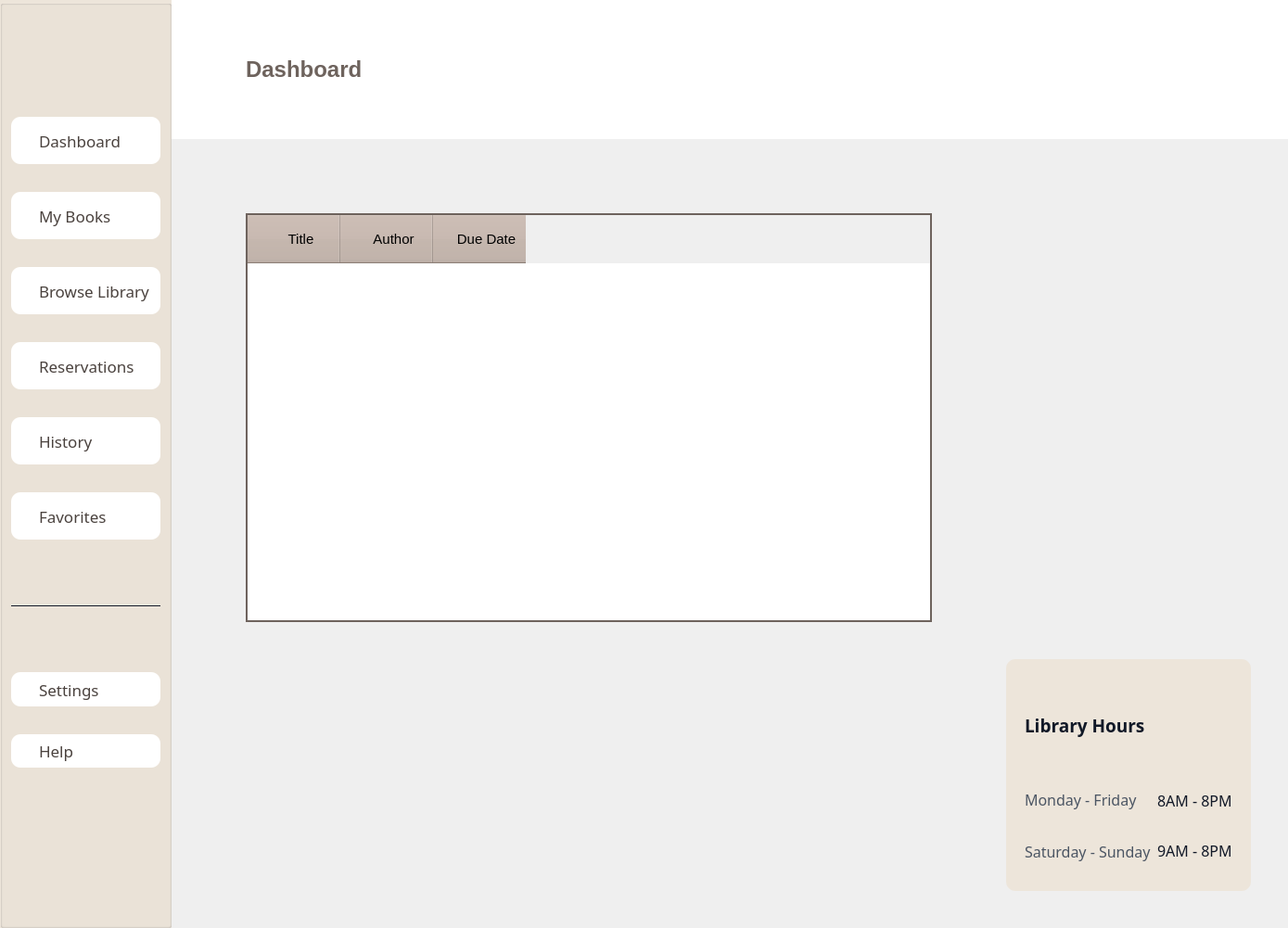
<?xml version="1.0" encoding="UTF-8"?>
<ui version="4.0">
 <class>MainWindow</class>
 <widget class="QMainWindow" name="MainWindow">
  <property name="geometry">
   <rect>
    <x>0</x>
    <y>0</y>
    <width>1389</width>
    <height>1001</height>
   </rect>
  </property>
  <property name="windowTitle">
   <string>MainWindow</string>
  </property>
  <property name="toolButtonStyle">
   <enum>Qt::ToolButtonIconOnly</enum>
  </property>
  <widget class="QWidget" name="centralwidget">
   <layout class="QGridLayout" name="gridLayout" rowstretch="1,0,0,0,0,0" columnstretch="1,0,0,4,0,0,0">
    <property name="leftMargin">
     <number>0</number>
    </property>
    <property name="topMargin">
     <number>0</number>
    </property>
    <property name="rightMargin">
     <number>0</number>
    </property>
    <property name="bottomMargin">
     <number>0</number>
    </property>
    <property name="spacing">
     <number>0</number>
    </property>
    <item row="4" column="6">
     <spacer name="horizontalSpacer_2">
      <property name="orientation">
       <enum>Qt::Horizontal</enum>
      </property>
      <property name="sizeHint" stdset="0">
       <size>
        <width>40</width>
        <height>20</height>
       </size>
      </property>
     </spacer>
    </item>
    <item row="5" column="5">
     <spacer name="verticalSpacer">
      <property name="orientation">
       <enum>Qt::Vertical</enum>
      </property>
      <property name="sizeType">
       <enum>QSizePolicy::Fixed</enum>
      </property>
      <property name="sizeHint" stdset="0">
       <size>
        <width>20</width>
        <height>40</height>
       </size>
      </property>
     </spacer>
    </item>
    <item row="2" column="1">
     <spacer name="horizontalSpacer">
      <property name="orientation">
       <enum>Qt::Horizontal</enum>
      </property>
      <property name="sizeType">
       <enum>QSizePolicy::Fixed</enum>
      </property>
      <property name="sizeHint" stdset="0">
       <size>
        <width>80</width>
        <height>40</height>
       </size>
      </property>
     </spacer>
    </item>
    <item row="0" column="2" colspan="5">
     <widget class="QLabel" name="dashboardLbl">
      <property name="sizePolicy">
       <sizepolicy hsizetype="Preferred" vsizetype="Preferred">
        <horstretch>0</horstretch>
        <verstretch>0</verstretch>
       </sizepolicy>
      </property>
      <property name="maximumSize">
       <size>
        <width>16777215</width>
        <height>150</height>
       </size>
      </property>
      <property name="font">
       <font>
        <pointsize>18</pointsize>
        <weight>75</weight>
        <bold>true</bold>
       </font>
      </property>
      <property name="styleSheet">
       <string notr="true">background-color: white;
color: rgb(110, 99, 93);</string>
      </property>
      <property name="text">
       <string>Dashboard</string>
      </property>
     </widget>
    </item>
    <item row="4" column="4">
     <spacer name="horizontalSpacer_3">
      <property name="orientation">
       <enum>Qt::Horizontal</enum>
      </property>
      <property name="sizeType">
       <enum>QSizePolicy::Fixed</enum>
      </property>
      <property name="sizeHint" stdset="0">
       <size>
        <width>80</width>
        <height>40</height>
       </size>
      </property>
     </spacer>
    </item>
    <item row="4" column="5">
     <widget class="QWidget" name="widget_2" native="true">
      <property name="sizePolicy">
       <sizepolicy hsizetype="Preferred" vsizetype="Fixed">
        <horstretch>0</horstretch>
        <verstretch>0</verstretch>
       </sizepolicy>
      </property>
      <property name="minimumSize">
       <size>
        <width>0</width>
        <height>250</height>
       </size>
      </property>
      <property name="maximumSize">
       <size>
        <width>16777215</width>
        <height>16777211</height>
       </size>
      </property>
      <property name="styleSheet">
       <string notr="true">background-color: white; border-radius: 10px; background-color: rgb(237, 229, 218);</string>
      </property>
      <layout class="QGridLayout" name="gridLayout_2">
       <property name="leftMargin">
        <number>20</number>
       </property>
       <property name="topMargin">
        <number>20</number>
       </property>
       <property name="rightMargin">
        <number>20</number>
       </property>
       <property name="bottomMargin">
        <number>20</number>
       </property>
       <item row="0" column="0">
        <widget class="QLabel" name="libraryHoursLbl">
         <property name="font">
          <font>
           <family>Inter Variable Text SemiBold</family>
           <pointsize>14</pointsize>
           <weight>75</weight>
           <bold>true</bold>
          </font>
         </property>
         <property name="styleSheet">
          <string notr="true">color: rgb(17, 24, 39);</string>
         </property>
         <property name="text">
          <string>Library Hours</string>
         </property>
        </widget>
       </item>
       <item row="1" column="1">
        <layout class="QVBoxLayout" name="verticalLayout_2">
         <property name="spacing">
          <number>5</number>
         </property>
         <item>
          <widget class="QLabel" name="weekdayHoursLbl">
           <property name="font">
            <font>
             <family>Inter Variable Text</family>
             <pointsize>12</pointsize>
             <weight>50</weight>
             <bold>false</bold>
            </font>
           </property>
           <property name="styleSheet">
            <string notr="true">color: rgb(17, 24, 39);</string>
           </property>
           <property name="text">
            <string>8AM - 8PM</string>
           </property>
          </widget>
         </item>
         <item>
          <widget class="QLabel" name="weekendHoursLbl">
           <property name="font">
            <font>
             <family>Inter Variable Text</family>
             <pointsize>12</pointsize>
             <weight>50</weight>
             <bold>false</bold>
            </font>
           </property>
           <property name="styleSheet">
            <string notr="true">color: rgb(17, 24, 39);</string>
           </property>
           <property name="text">
            <string>9AM - 8PM</string>
           </property>
          </widget>
         </item>
        </layout>
       </item>
       <item row="1" column="0">
        <layout class="QVBoxLayout" name="verticalLayout">
         <property name="spacing">
          <number>10</number>
         </property>
         <item>
          <widget class="QLabel" name="weekdayLbl">
           <property name="font">
            <font>
             <family>Inter Variable Text</family>
             <pointsize>12</pointsize>
             <weight>50</weight>
             <bold>false</bold>
            </font>
           </property>
           <property name="styleSheet">
            <string notr="true">color: rgb(75, 85, 99);</string>
           </property>
           <property name="text">
            <string>Monday - Friday</string>
           </property>
          </widget>
         </item>
         <item>
          <widget class="QLabel" name="weekendLbl">
           <property name="font">
            <font>
             <family>Inter Variable Text</family>
             <pointsize>12</pointsize>
             <weight>50</weight>
             <bold>false</bold>
            </font>
           </property>
           <property name="styleSheet">
            <string notr="true">color: rgb(75, 85, 99);</string>
           </property>
           <property name="text">
            <string>Saturday - Sunday</string>
           </property>
          </widget>
         </item>
        </layout>
       </item>
      </layout>
     </widget>
    </item>
    <item row="0" column="0" rowspan="6">
     <widget class="QGroupBox" name="groupBox">
      <property name="sizePolicy">
       <sizepolicy hsizetype="Expanding" vsizetype="Expanding">
        <horstretch>0</horstretch>
        <verstretch>0</verstretch>
       </sizepolicy>
      </property>
      <property name="minimumSize">
       <size>
        <width>0</width>
        <height>720</height>
       </size>
      </property>
      <property name="styleSheet">
       <string notr="true">background-color: rgb(237, 229, 218);</string>
      </property>
      <property name="title">
       <string/>
      </property>
      <layout class="QVBoxLayout" name="verticalLayout_5" stretch="4,0,2">
       <property name="spacing">
        <number>20</number>
       </property>
       <property name="topMargin">
        <number>20</number>
       </property>
       <property name="bottomMargin">
        <number>20</number>
       </property>
       <item>
        <layout class="QVBoxLayout" name="verticalLayout_3">
         <property name="spacing">
          <number>30</number>
         </property>
         <property name="topMargin">
          <number>100</number>
         </property>
         <property name="bottomMargin">
          <number>50</number>
         </property>
         <item>
          <widget class="QPushButton" name="dashboardBtn">
           <property name="sizePolicy">
            <sizepolicy hsizetype="Expanding" vsizetype="Preferred">
             <horstretch>0</horstretch>
             <verstretch>0</verstretch>
            </sizepolicy>
           </property>
           <property name="font">
            <font>
             <family>Inter Variable Text Medium</family>
             <pointsize>13</pointsize>
             <weight>50</weight>
             <bold>false</bold>
            </font>
           </property>
           <property name="styleSheet">
            <string notr="true">QPushButton {
	border-radius: 10px;
	background-color: white; 
	text-align: left; 
	padding-left: 30px;
	color: rgb(74, 66, 62);

}
QPushButton:hover {
	border: 2px solid rgb(110, 99, 93);;
	background-color: rgb(212, 244, 211);
}</string>
           </property>
           <property name="text">
            <string>Dashboard</string>
           </property>
          </widget>
         </item>
         <item>
          <widget class="QPushButton" name="myBooksBtn">
           <property name="sizePolicy">
            <sizepolicy hsizetype="Expanding" vsizetype="Preferred">
             <horstretch>0</horstretch>
             <verstretch>0</verstretch>
            </sizepolicy>
           </property>
           <property name="font">
            <font>
             <family>Inter Variable Text Medium</family>
             <pointsize>13</pointsize>
             <weight>50</weight>
             <bold>false</bold>
            </font>
           </property>
           <property name="styleSheet">
            <string notr="true">QPushButton {
	border-radius: 10px;
	background-color: white; 
	text-align: left; 
	padding-left: 30px;
	color: rgb(74, 66, 62);

}
QPushButton:hover {
	border: 2px solid rgb(110, 99, 93);;
	background-color: rgb(212, 244, 211);
}</string>
           </property>
           <property name="text">
            <string>My Books</string>
           </property>
          </widget>
         </item>
         <item>
          <widget class="QPushButton" name="browseLibraryBtn">
           <property name="sizePolicy">
            <sizepolicy hsizetype="Expanding" vsizetype="Preferred">
             <horstretch>0</horstretch>
             <verstretch>0</verstretch>
            </sizepolicy>
           </property>
           <property name="font">
            <font>
             <family>Inter Variable Text Medium</family>
             <pointsize>13</pointsize>
             <weight>50</weight>
             <bold>false</bold>
            </font>
           </property>
           <property name="styleSheet">
            <string notr="true">QPushButton {
	border-radius: 10px;
	background-color: white; 
	text-align: left; 
	padding-left: 30px;
	color: rgb(74, 66, 62);

}
QPushButton:hover {
	border: 2px solid rgb(110, 99, 93);;
	background-color: rgb(212, 244, 211);
}</string>
           </property>
           <property name="text">
            <string>Browse Library</string>
           </property>
          </widget>
         </item>
         <item>
          <widget class="QPushButton" name="ReservationsBtn">
           <property name="sizePolicy">
            <sizepolicy hsizetype="Expanding" vsizetype="Preferred">
             <horstretch>0</horstretch>
             <verstretch>0</verstretch>
            </sizepolicy>
           </property>
           <property name="font">
            <font>
             <family>Inter Variable Text Medium</family>
             <pointsize>13</pointsize>
             <weight>50</weight>
             <bold>false</bold>
            </font>
           </property>
           <property name="styleSheet">
            <string notr="true">QPushButton {
	border-radius: 10px;
	background-color: white; 
	text-align: left; 
	padding-left: 30px;
	color: rgb(74, 66, 62);

}
QPushButton:hover {
	border: 2px solid rgb(110, 99, 93);;
	background-color: rgb(212, 244, 211);
}</string>
           </property>
           <property name="text">
            <string>Reservations</string>
           </property>
          </widget>
         </item>
         <item>
          <widget class="QPushButton" name="historyBtn">
           <property name="sizePolicy">
            <sizepolicy hsizetype="Expanding" vsizetype="Preferred">
             <horstretch>0</horstretch>
             <verstretch>0</verstretch>
            </sizepolicy>
           </property>
           <property name="font">
            <font>
             <family>Inter Variable Text Medium</family>
             <pointsize>13</pointsize>
             <weight>50</weight>
             <bold>false</bold>
            </font>
           </property>
           <property name="styleSheet">
            <string notr="true">QPushButton {
	border-radius: 10px;
	background-color: white; 
	text-align: left; 
	padding-left: 30px;
	color: rgb(74, 66, 62);

}
QPushButton:hover {
	border: 2px solid rgb(110, 99, 93);;
	background-color: rgb(212, 244, 211);
}</string>
           </property>
           <property name="text">
            <string>History</string>
           </property>
          </widget>
         </item>
         <item>
          <widget class="QPushButton" name="favoritesBtn">
           <property name="sizePolicy">
            <sizepolicy hsizetype="Expanding" vsizetype="Preferred">
             <horstretch>0</horstretch>
             <verstretch>0</verstretch>
            </sizepolicy>
           </property>
           <property name="font">
            <font>
             <family>Inter Variable Text Medium</family>
             <pointsize>13</pointsize>
             <weight>50</weight>
             <bold>false</bold>
            </font>
           </property>
           <property name="styleSheet">
            <string notr="true">QPushButton {
	border-radius: 10px;
	background-color: white; 
	text-align: left; 
	padding-left: 30px;
	color: rgb(74, 66, 62);

}
QPushButton:hover {
	border: 2px solid rgb(110, 99, 93);;
	background-color: rgb(212, 244, 211);
}</string>
           </property>
           <property name="text">
            <string>Favorites</string>
           </property>
          </widget>
         </item>
        </layout>
       </item>
       <item>
        <widget class="Line" name="line">
         <property name="styleSheet">
          <string notr="true">color: rgb(17, 24, 39);</string>
         </property>
         <property name="frameShadow">
          <enum>QFrame::Plain</enum>
         </property>
         <property name="lineWidth">
          <number>1</number>
         </property>
         <property name="orientation">
          <enum>Qt::Horizontal</enum>
         </property>
        </widget>
       </item>
       <item>
        <layout class="QVBoxLayout" name="verticalLayout_4">
         <property name="spacing">
          <number>30</number>
         </property>
         <property name="topMargin">
          <number>50</number>
         </property>
         <property name="bottomMargin">
          <number>150</number>
         </property>
         <item>
          <widget class="QPushButton" name="settingsBtn">
           <property name="sizePolicy">
            <sizepolicy hsizetype="Expanding" vsizetype="Preferred">
             <horstretch>0</horstretch>
             <verstretch>0</verstretch>
            </sizepolicy>
           </property>
           <property name="font">
            <font>
             <family>Inter Variable Text Medium</family>
             <pointsize>13</pointsize>
            </font>
           </property>
           <property name="styleSheet">
            <string notr="true">QPushButton {
	border-radius: 10px;
	background-color: white; 
	text-align: left; 
	padding-left: 30px;
	color: rgb(74, 66, 62);

}
QPushButton:hover {
	border: 2px solid rgb(110, 99, 93);;
	background-color: rgb(212, 244, 211);
}</string>
           </property>
           <property name="text">
            <string>Settings</string>
           </property>
          </widget>
         </item>
         <item>
          <widget class="QPushButton" name="helpBtn">
           <property name="sizePolicy">
            <sizepolicy hsizetype="Expanding" vsizetype="Preferred">
             <horstretch>0</horstretch>
             <verstretch>0</verstretch>
            </sizepolicy>
           </property>
           <property name="font">
            <font>
             <family>Inter Variable Text Medium</family>
             <pointsize>13</pointsize>
            </font>
           </property>
           <property name="styleSheet">
            <string notr="true">QPushButton {
	border-radius: 10px;
	background-color: white; 
	text-align: left; 
	padding-left: 30px;
	color: rgb(74, 66, 62);

}
QPushButton:hover {
	border: 2px solid rgb(110, 99, 93);;
	background-color: rgb(212, 244, 211);
}</string>
           </property>
           <property name="text">
            <string>Help</string>
           </property>
          </widget>
         </item>
        </layout>
       </item>
      </layout>
     </widget>
    </item>
    <item row="0" column="1">
     <widget class="QWidget" name="widget" native="true">
      <property name="styleSheet">
       <string notr="true">background-color: white;</string>
      </property>
      <widget class="QWidget" name="widget_3" native="true">
       <property name="geometry">
        <rect>
         <x>20</x>
         <y>340</y>
         <width>40</width>
         <height>640</height>
        </rect>
       </property>
       <property name="styleSheet">
        <string notr="true">background-color: white;</string>
       </property>
      </widget>
     </widget>
    </item>
    <item row="1" column="3">
     <spacer name="verticalSpacer_2">
      <property name="orientation">
       <enum>Qt::Vertical</enum>
      </property>
      <property name="sizeType">
       <enum>QSizePolicy::Fixed</enum>
      </property>
      <property name="sizeHint" stdset="0">
       <size>
        <width>20</width>
        <height>80</height>
       </size>
      </property>
     </spacer>
    </item>
    <item row="3" column="5">
     <spacer name="verticalSpacer_3">
      <property name="orientation">
       <enum>Qt::Vertical</enum>
      </property>
      <property name="sizeType">
       <enum>QSizePolicy::Fixed</enum>
      </property>
      <property name="sizeHint" stdset="0">
       <size>
        <width>20</width>
        <height>40</height>
       </size>
      </property>
     </spacer>
    </item>
    <item row="2" column="3">
     <widget class="QTableWidget" name="booksTableWidget">
      <property name="sizePolicy">
       <sizepolicy hsizetype="Minimum" vsizetype="MinimumExpanding">
        <horstretch>0</horstretch>
        <verstretch>0</verstretch>
       </sizepolicy>
      </property>
      <property name="styleSheet">
       <string notr="true">QTableWidget {
	border: 2px solid rgb(110, 99, 93);
}


QHeaderView::section:horizontal {
    background-color: #c3b0a5;
    color: black;
	text-align: left;
    padding-left: 15px;
	padding-top: 15px;
	padding-bottom: 15px;
}

</string>
      </property>
      <property name="showGrid">
       <bool>true</bool>
      </property>
      <property name="gridStyle">
       <enum>Qt::SolidLine</enum>
      </property>
      <column>
       <property name="text">
        <string>Title</string>
       </property>
       <property name="font">
        <font>
         <pointsize>11</pointsize>
        </font>
       </property>
       <property name="background">
        <color>
         <red>195</red>
         <green>176</green>
         <blue>165</blue>
        </color>
       </property>
      </column>
      <column>
       <property name="text">
        <string>Author</string>
       </property>
       <property name="font">
        <font>
         <pointsize>11</pointsize>
        </font>
       </property>
       <property name="background">
        <color>
         <red>195</red>
         <green>176</green>
         <blue>165</blue>
        </color>
       </property>
      </column>
      <column>
       <property name="text">
        <string>Due Date</string>
       </property>
       <property name="font">
        <font>
         <pointsize>11</pointsize>
        </font>
       </property>
       <property name="background">
        <color>
         <red>195</red>
         <green>176</green>
         <blue>165</blue>
        </color>
       </property>
      </column>
     </widget>
    </item>
   </layout>
  </widget>
 </widget>
 <resources/>
 <connections/>
</ui>
